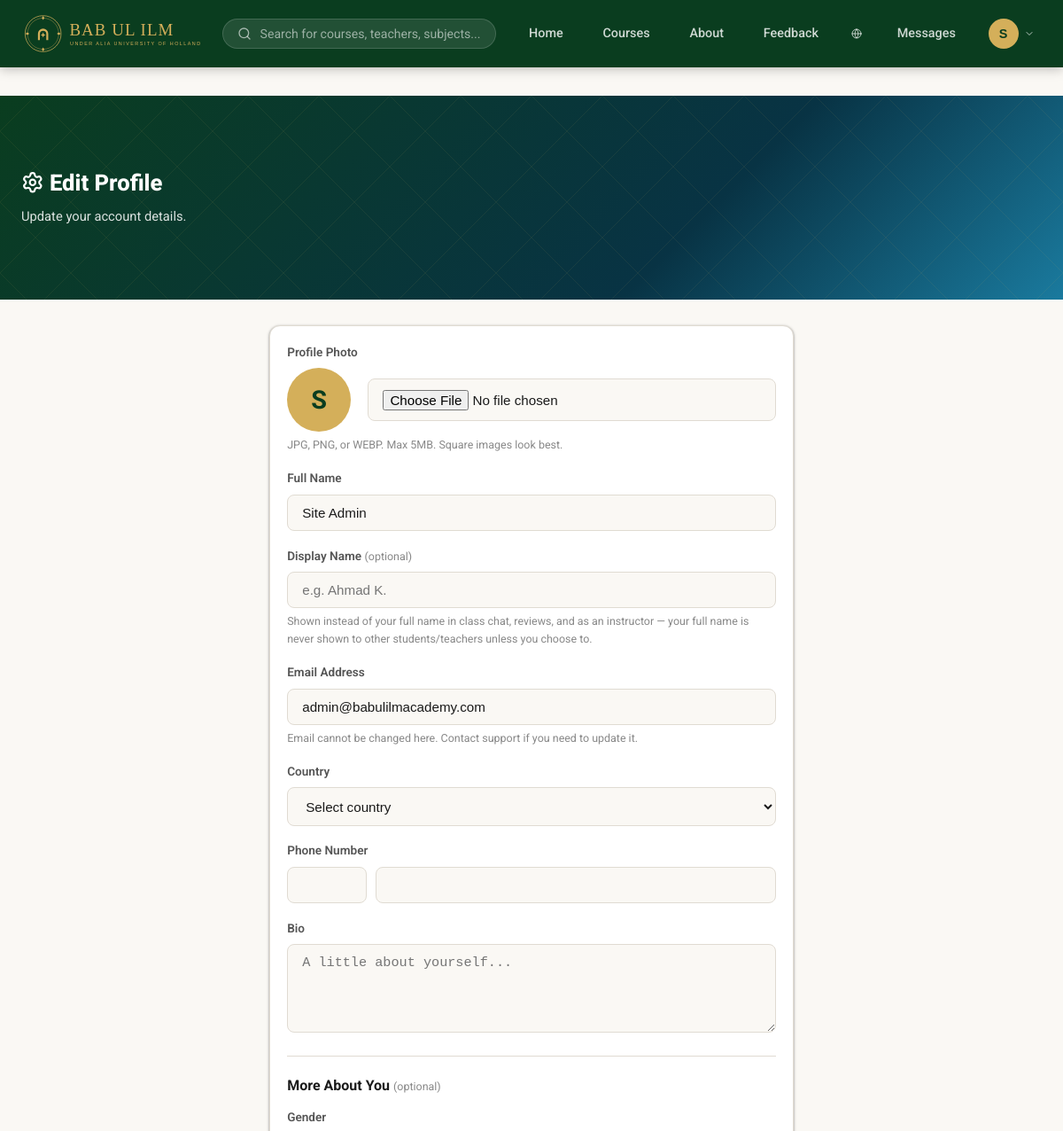
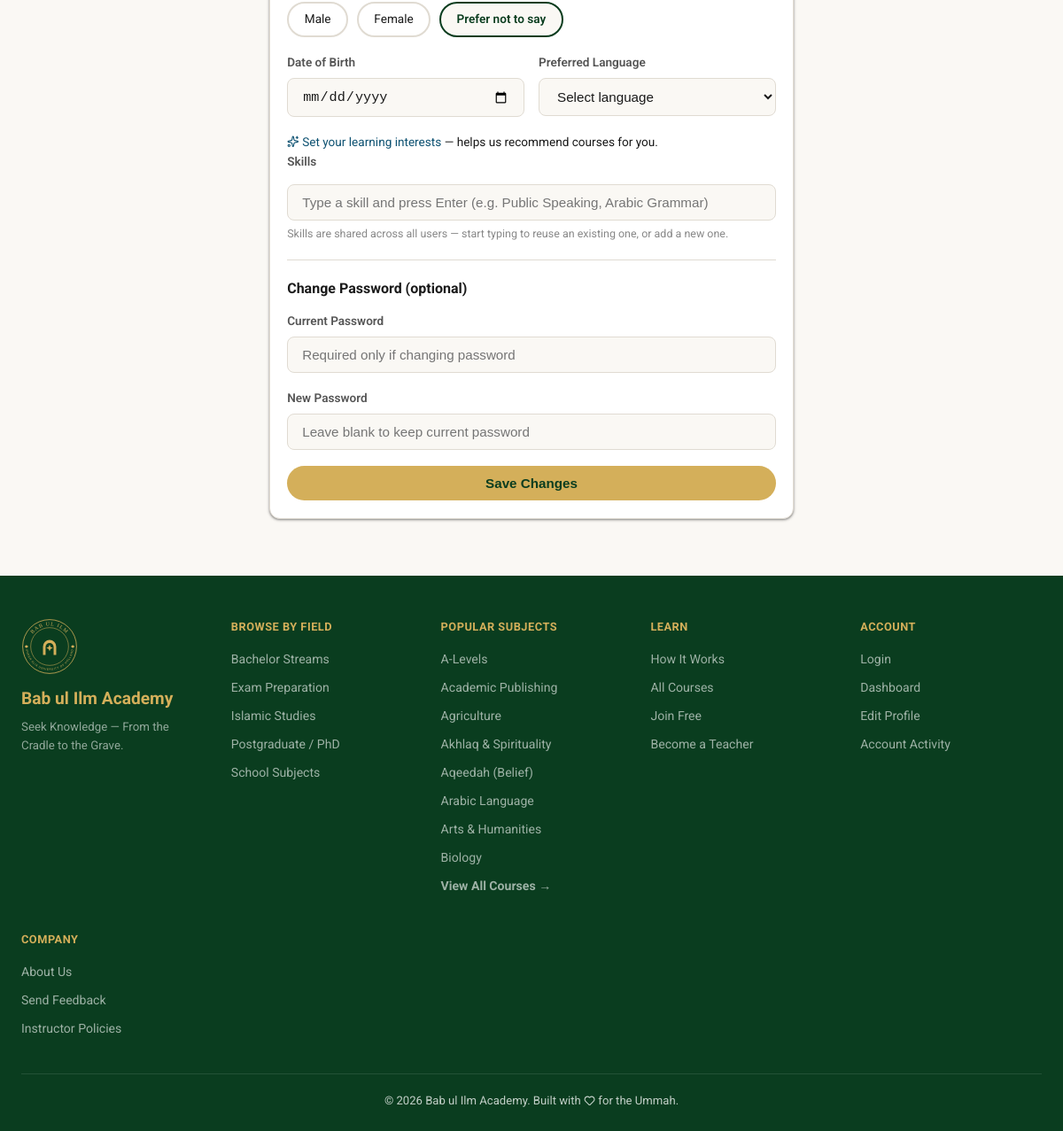
The page /edit-profile.php (signed in) on the database its author committed (2 pictures, top to bottom).
### tables this page shows
CREATE TABLE IF NOT EXISTS users (
    id           INT UNSIGNED AUTO_INCREMENT PRIMARY KEY,
    name         VARCHAR(100) NOT NULL,
    email        VARCHAR(150) NOT NULL UNIQUE,
    password     VARCHAR(255) NOT NULL,
    role         ENUM('student','teacher','parent','institution','admin','customer_service') DEFAULT 'student',
     
     
     
     
     
     
     
    teacher_status ENUM('none','pending','approved','rejected') NOT NULL DEFAULT 'none',  
    instructor_policies_agreed_at DATETIME NULL,  
    gender       ENUM('male','female','unspecified') DEFAULT 'unspecified',
    date_of_birth DATE NULL,
    education_level VARCHAR(50) NULL,        
    preferred_language VARCHAR(50) NULL,     
    ui_locale    ENUM('en','ur','fa','ar') NOT NULL DEFAULT 'en',  
    organization_name VARCHAR(200) NULL,     
    phone        VARCHAR(30),
    phone_verified TINYINT(1) DEFAULT 0,
    country      VARCHAR(100),
    bio          TEXT,
    qualification TEXT,               
    headline     VARCHAR(150) NULL,   
    avatar       VARCHAR(300),
    is_approved  TINYINT(1) DEFAULT 1,   
    is_verified  TINYINT(1) DEFAULT 0,
    verification_token   VARCHAR(64) NULL,
    verification_expires  DATETIME NULL,
    created_at   TIMESTAMP DEFAULT CURRENT_TIMESTAMP,
    INDEX idx_email (email),
    INDEX idx_role (role)
);

CREATE TABLE IF NOT EXISTS fields_of_study (
    id   INT UNSIGNED AUTO_INCREMENT PRIMARY KEY,
    name VARCHAR(100) NOT NULL,
    icon VARCHAR(30)
);

CREATE TABLE IF NOT EXISTS subjects (
    id                INT UNSIGNED AUTO_INCREMENT PRIMARY KEY,
    field_of_study_id INT UNSIGNED NULL,
    name              VARCHAR(100) NOT NULL,
    icon              VARCHAR(30),
    FOREIGN KEY (field_of_study_id) REFERENCES fields_of_study(id) ON DELETE SET NULL
);

### edit-profile.php (the view, shortened to what this page needs)
<?php
require_once __DIR__ . '/db.php';
$user = auth();
$stmt = $pdo->prepare('SELECT * FROM users WHERE id = ?');
$stmt->execute([$user['id']]);
$me = $stmt->fetch();
$dialCode = '';
$phoneNumber = '';
?>
<!DOCTYPE html>
<html lang="<?= currentLocale() ?>" dir="<?= isRtl(currentLocale()) ? 'rtl' : 'ltr' ?>">
<head>
<link rel="stylesheet" href="style.css">
</head>
<body>
<nav class="navbar">
    <a class="nav-brand" href="index.php"><img src="assets/lockup-gold.svg" alt="<?= e(SITE_NAME) ?>" class="nav-logo"></a>
    <form class="nav-search" action="courses.php" method="get">
        <i data-lucide="search" class="lucide-icon"></i>
        <input type="text" name="q" placeholder="<?= e(t('nav_search_placeholder')) ?>">
    </form>
    <div class="nav-links">
        <a href="index.php"><?= t('nav_home') ?></a>
        <a href="courses.php"><?= t('nav_courses') ?></a>
        <a href="about.php"><?= t('nav_about') ?></a>
        <a href="feedback.php"><?= t('nav_feedback') ?></a>
        <div class="nav-account">
            <button class="nav-account-trigger" type="button" onclick="toggleAccountMenu(event)" aria-label="<?= e(t('nav_language')) ?>">
                <i data-lucide="globe" class="lucide-icon"></i>
            </button>
        </div>
        <?php if ($user): ?>
            <a href="chat.php"><?= t('nav_messages') ?></a>
            <div class="nav-account">
                <button class="nav-account-trigger" type="button" onclick="toggleAccountMenu(event)" aria-label="Account menu">
                    <?= renderAvatar($user) ?>
                    <i data-lucide="chevron-down" class="lucide-icon"></i>
                </button>
            </div>
        <?php else: ?>
            <a href="login.php" class="nav-btn"><?= t('nav_login') ?></a>
        <?php endif; ?>
    </div>
</nav>
<div class="dashboard-wrap" style="max-width:640px">
    <div class="dashboard-header">
        <h2><i data-lucide="settings" class="lucide-icon"></i> Edit Profile</h2>
        <p>Update your account details.</p>
    </div>
    <div class="card"><div class="card-body">
        <form method="post" enctype="multipart/form-data">
            <div class="form-group">
                <label class="form-label">Profile Photo</label>
                <div style="display:flex;align-items:center;gap:1.2rem">
                    <?php if ($me['avatar']): ?>
                        <img src="<?= e($me['avatar']) ?>" alt="" style="width:72px;height:72px;border-radius:50%;object-fit:cover;border:2px solid var(--gold)">
                    <?php else: ?>
                        <span class="nav-avatar" style="width:72px;height:72px;font-size:1.8rem"><?= e(mb_substr($me['name'], 0, 1)) ?></span>
                    <?php endif; ?>
                    <input type="file" name="avatar" class="form-control" accept="image/jpeg,image/png,image/webp" style="flex:1">
                </div>
                <div class="form-hint">JPG, PNG, or WEBP. Max 5MB. Square images look best.</div>
            </div>
            <div class="form-group">
                <label class="form-label">Full Name</label>
                <input type="text" name="name" class="form-control" value="<?= e($me['name']) ?>" required>
            </div>
            <div class="form-group">
                <label class="form-label">Display Name <span style="font-weight:400;font-size:.78rem;color:var(--text-light)">(optional)</span></label>
                <input type="text" name="display_name" class="form-control" placeholder="e.g. Ahmad K." value="<?= e($me['display_name'] ?? '') ?>" maxlength="100">
                <div class="form-hint">Shown instead of your full name in class chat, reviews, and as an instructor — your full name is never shown to other students/teachers unless you choose to.</div>
            </div>
            <div class="form-group">
                <label class="form-label">Email Address</label>
                <input type="email" class="form-control" value="<?= e($me['email']) ?>" disabled>
                <div class="form-hint">Email cannot be changed here. Contact support if you need to update it.</div>
            </div>
            <div class="form-group">
                <label class="form-label">Country</label>
                <select name="country" id="countrySelect" class="form-control" onchange="updateDialCode()" required>
                    <option value="">Select country</option>
                </select>
            </div>
            <div class="form-group">
                <label class="form-label">Phone Number</label>
                <div style="display:grid;grid-template-columns:90px 1fr;gap:.6rem">
                    <input type="text" id="dialCode" name="dial_code" class="form-control" value="<?= e($dialCode) ?>">
                    <input type="text" name="phone_number" class="form-control" maxlength="10" inputmode="numeric" oninput="cleanPhoneInput(this)" value="<?= e($phoneNumber) ?>">
                </div>
            </div>
            <div class="form-group">
                <label class="form-label">Bio</label>
                <textarea name="bio" class="form-control" placeholder="A little about yourself..."><?= e($me['bio'] ?? '') ?></textarea>
            </div>
            <hr style="border:none;border-top:1px solid var(--border);margin:1.2rem 0">
            <h3 style="font-size:1rem;margin-bottom:.8rem">More About You <span style="font-weight:400;font-size:.78rem;color:var(--text-light)">(optional)</span></h3>
            <div class="form-group">
                <label class="form-label">Gender</label>
                <div class="gender-pill-row">
                    <?php foreach (['male' => 'Male', 'female' => 'Female', 'unspecified' => 'Prefer not to say'] as $val => $label): ?>
                    <label class="gender-pill">
                        <span><?= e($label) ?></span>
                    </label>
                    <?php endforeach; ?>
                </div>
            </div>
            <div class="form-row">
                <div class="form-group">
                    <label class="form-label">Date of Birth</label>
                    <input type="date" name="date_of_birth" class="form-control" max="<?= date('Y-m-d') ?>" value="<?= e($me['date_of_birth'] ?? '') ?>">
                </div>
                <div class="form-group">
                    <label class="form-label">Preferred Language</label>
                    <select name="preferred_language" class="form-control">
                        <option value="">Select language</option>
                    </select>
                </div>
            </div>
            <p style="font-size:.85rem"><a href="personalize.php"><i data-lucide="sparkles" class="lucide-icon"></i> Set your learning interests</a> — helps us recommend courses for you.</p>
            <div class="form-group">
                <label class="form-label">Skills</label>
                <input type="text" id="skillInput" class="form-control" list="skillSuggestions" placeholder="Type a skill and press Enter (e.g. Public Speaking, Arabic Grammar)">
                <div class="form-hint">Skills are shared across all users — start typing to reuse an existing one, or add a new one.</div>
            </div>
            <hr style="border:none;border-top:1px solid var(--border);margin:1.2rem 0">
            <h3 style="font-size:1rem;margin-bottom:.8rem">Change Password (optional)</h3>
            <div class="form-group">
                <label class="form-label">Current Password</label>
                <input type="password" name="current_password" class="form-control" placeholder="Required only if changing password">
            </div>
            <div class="form-group">
                <label class="form-label">New Password</label>
                <input type="password" name="new_password" class="form-control" placeholder="Leave blank to keep current password">
            </div>
            <button type="submit" class="btn btn-primary btn-full">Save Changes</button>
        </form>
    </div></div>
</div>
<?= renderFooter($pdo) ?>
</body>
</html>

### db.php (shortened to what this page needs)
<?php
function e(string $s): string {
    return htmlspecialchars($s, ENT_QUOTES, 'UTF-8');
}
function currentLocale(): string {
    $requested = $_GET['lang'] ?? null;
    $user = $_SESSION['user'] ?? null;
    if ($user && !empty($user['ui_locale']) && in_array($user['ui_locale'], SUPPORTED_LOCALES, true)) {
        return $user['ui_locale'];
    }
    return 'en';
}
function isRtl(string $locale): bool {
    return in_array($locale, ['ur', 'fa', 'ar'], true);
}
function t(string $key, array $vars = []): string {
    static $cache = [];
    $locale = currentLocale();
    if (!isset($cache[$locale])) {
        $path = __DIR__ . '/lang/' . $locale . '.php';
        $cache[$locale] = is_file($path) ? require $path : [];
    }
    $str = $cache[$locale][$key] ?? $cache['en'][$key] ?? $key;
    return $str;
}
function auth(): ?array {
    $lastActivity = $_SESSION['last_activity'] ?? time();
    return $_SESSION['user'];
}
    ?>
    <?php
function properCaseName(string $name): string {
    return mb_convert_case(trim($name), MB_CASE_TITLE, 'UTF-8');
}
function displayNameOf(?array $user): string {
    $name = ($user['display_name'] ?? '') ?: ($user['name'] ?? '?');
    return $name === '?' ? $name : properCaseName($name);
}
function renderAvatar(?array $user, string $class = 'nav-avatar'): string {
    $name = displayNameOf($user);
    return '<span class="' . e($class) . '">' . e(mb_substr($name, 0, 1)) . '</span>';
}
    ?>
    <?php
function renderFooter(PDO $pdo): string {
    $fields = $pdo->query('SELECT * FROM fields_of_study ORDER BY name')->fetchAll();
    $popularSubjects = $pdo->query(
        "SELECT s.*, (SELECT COUNT(*) FROM enrollments e JOIN courses c ON c.id = e.course_id WHERE c.subject_id = s.id) AS enrollment_count
         FROM subjects s ORDER BY enrollment_count DESC, s.name ASC LIMIT 8"
    )->fetchAll();
    ?>
    <footer>
        <div class="footer-grid">
            <div>
                <img src="assets/seal-curved-gold.svg" alt="<?= e(SITE_NAME) ?>" class="footer-seal">
                <div class="footer-brand"><?= e(SITE_NAME) ?></div>
                <p>Seek Knowledge — From the Cradle to the Grave.</p>
            </div>
            <div>
                <div class="footer-heading">Browse by Field</div>
                <ul class="footer-links">
                    <?php foreach ($fields as $f): ?>
                        <li><a href="courses.php?field=<?= (int) $f['id'] ?>"><?= e($f['name']) ?></a></li>
                    <?php endforeach; ?>
                </ul>
            </div>
            <div>
                <div class="footer-heading">Popular Subjects</div>
                <ul class="footer-links">
                    <?php foreach ($popularSubjects as $s): ?>
                        <li><a href="courses.php?subject=<?= (int) $s['id'] ?>"><?= e($s['name']) ?></a></li>
                    <?php endforeach; ?>
                    <li><a href="courses.php"><strong>View All Courses →</strong></a></li>
                </ul>
            </div>
            <div>
                <div class="footer-heading">Learn</div>
                <ul class="footer-links">
                    <li><a href="getting-started.php">How It Works</a></li>
                    <li><a href="courses.php">All Courses</a></li>
                    <li><a href="register.php">Join Free</a></li>
                    <li><a href="<?= auth() ? 'become-instructor.php' : 'register.php' ?>">Become a Teacher</a></li>
                </ul>
            </div>
            <div>
                <div class="footer-heading">Account</div>
                <ul class="footer-links">
                    <li><a href="login.php">Login</a></li>
                    <li><a href="dashboard.php">Dashboard</a></li>
                    <li><a href="edit-profile.php">Edit Profile</a></li>
                    <li><a href="activity-log.php">Account Activity</a></li>
                </ul>
            </div>
            <div>
                <div class="footer-heading">Company</div>
                <ul class="footer-links">
                    <li><a href="about.php">About Us</a></li>
                    <li><a href="feedback.php">Send Feedback</a></li>
                    <li><a href="instructor-policies.php">Instructor Policies</a></li>
                </ul>
            </div>
        </div>
        <div class="footer-bottom">&copy; <?= date('Y') ?> <?= e(SITE_NAME) ?>. Built with <i data-lucide="heart" class="lucide-icon"></i> for the Ummah.</div>
    </footer>
    <?php
    return ob_get_clean();
}
    ?>

### rows shown on the page
users: q "Search for courses, teachers, subjects...", ui_locale "Home", ui_locale "Courses", ui_locale "About", ui_locale "Feedback", ui_locale "Messages", mb_substr($name, 0, 1) "S", name "S", name "Site Admin", email "admin@babulilmacademy.com"
fields_of_study: name "Bachelor Streams"
fields_of_study: name "Exam Preparation"
fields_of_study: name "Islamic Studies"
fields_of_study: name "Postgraduate / PhD"
fields_of_study: name "School Subjects"
subjects: name "A-Levels"
subjects: name "Academic Publishing"
subjects: name "Agriculture"
subjects: name "Akhlaq & Spirituality"
subjects: name "Aqeedah (Belief)"
subjects: name "Arabic Language"
subjects: name "Arts & Humanities"
subjects: name "Biology"

### other values the page prints
$label "Male"
$label "Female"
$label "Prefer not to say"
SITE_NAME "Bab ul Ilm Academy"
